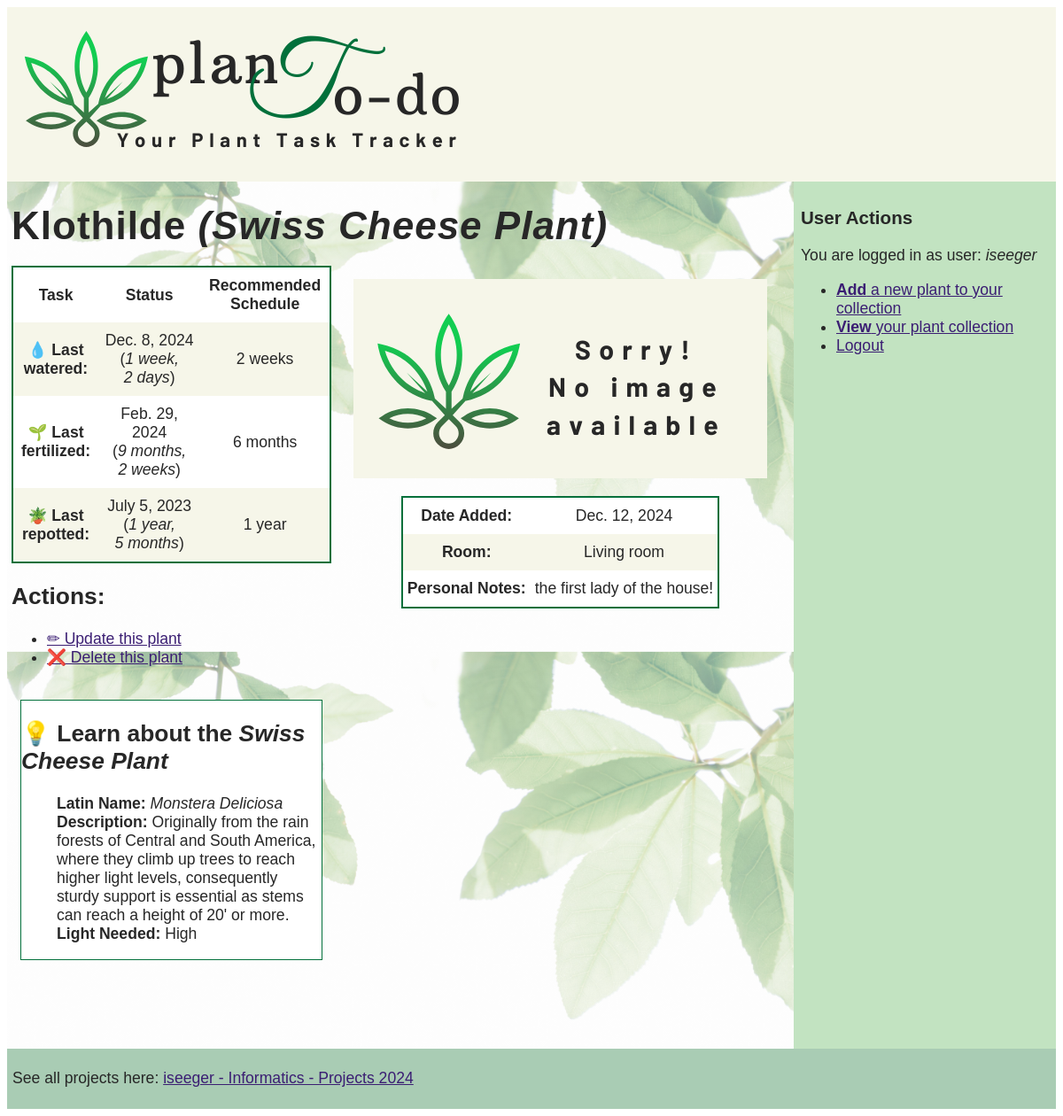
/plants/plant/12/ (signed in), run on the app's committed database.
### plants/models.py (models this page shows, shortened)
class Plant(models.Model):
    ROOM_CHOICES = [
        ("BEDROOM", "Bedroom"),
        ("BATHROOM", "Bathroom"),
        ("LIVINGROOM", "Living room"),
        ("OFFICE", "Office"),
        ("HALLWAY", "Hallway"),
        ]
    SHORT_CADENCE = [
        ("1w", "1 week"),
        ("2w", "2 weeks"),
        ("4w", "4 weeks"),
        ("6w", "6 weeks")
        ]
    LONG_CADENCE = [
        ("1m", "1 month"),
        ("2m", "2 months"),
        ("4m", "4 months"),
        ("6m", "6 months"),
        ("1y", "1 year"),
        ]
    plant_type = models.ForeignKey('Houseplant',
                                     on_delete=models.CASCADE,
                                     blank=True,
                                     null=True)
    nickname=models.CharField(
        max_length=200,
        validators=[MinLengthValidator(
                    3, "Plant name must contain at least 3 characters")])
    description=models.TextField(max_length=500)
    image = models.ImageField(upload_to='plants/', blank=True, null=True)
    room = models.CharField(max_length=15, choices=ROOM_CHOICES)
    water_schedule = models.CharField(max_length=15, choices=SHORT_CADENCE,blank=True)
    fertilize_schedule = models.CharField(max_length=15, choices=LONG_CADENCE,blank=True)
    repot_schedule = models.CharField(max_length=15, choices=LONG_CADENCE, blank=True)
    date_last_watered = models.DateField(blank=True, null=True)
    date_last_fertilized = models.DateField(blank=True, null=True)
    date_last_repotted = models.DateField(blank=True, null=True)
    date_added = models.DateField(default=datetime.now)
    date_last_updated = models.DateField(auto_now=True)

class Houseplant(models.Model):
    latin_name = models.CharField(max_length=50)
    common_name = models.CharField(max_length=50)
    description = models.TextField(max_length=800)
    plant_image_url = models.URLField(blank=True, null=True)
    light_needed = models.CharField(max_length=15)
    def __str__(self):
        return self.common_name

### plants/views.py (the view)
# urls.py: path('plant/<int:pk>/', views.PlantDetailView.as_view(), name='plant_detail'),
class PlantDetailView(LoginRequiredMixin, DetailView):  #class-based view - automatically handles the object retrieval, template rendering, and HTTP response creation
    model= Plant
    template_name = 'plants/plant_detail.html'
    context_object_name = 'plant' #use in template

### plants/templates/plants/plant_detail.html (shortened to what this page needs)
{% extends "plants/master.html" %}
{% load static %}
{% block content %}
<h1>{{ plant.nickname }} <i>({{ plant.plant_type }})</i></h1>
<div class="detail-grid-wrapper">
    <div class="grid-table">
    <table class="detail-table">
      <tr>
        <th><strong>Task</strong></th>
        <td><strong>Status</strong></td>
        <td><strong>Recommended Schedule</strong></td>
      </tr>
      <tr>
        <th><strong>&#128167; Last watered: </strong></th>
        <td>{{ plant.date_last_watered }} (<i>{{ plant.date_last_watered|timesince }}</i>)</td>
        <td>{{plant.get_water_schedule_display}}</td>
      </tr>
      <tr>
        <th><strong>&#127793; Last fertilized: </strong></th>
        <td>{{ plant.date_last_fertilized }} (<i>{{ plant.date_last_fertilized|timesince }}</i>)</td>
        <td>{{plant.get_fertilize_schedule_display}}</td>
      </tr>
       <tr>
        <th><strong>&#129716; Last repotted: </strong></th>
        <td>{{ plant.date_last_repotted }} (<i>{{ plant.date_last_repotted|timesince }}</i>)</td>
        <td>{{plant.get_repot_schedule_display}}</td>
      </tr>
    </table>
     <h2>Actions:</h2>
    <ul>
        <li><a href="{% url 'plants:plant_update' pk=plant.pk %}">&#x270f; Update this plant</a></li>
        <li><a href="{% url 'plants:plant_delete' pk=plant.pk %}">&#10060; Delete this plant</a></li>
    </ul>
    </div>
    <div class="image-details">
    {% if plant.image %}
        <img src="{{ plant.image.url }}" alt="{{ plant.nickname }}">
    {% else %}
        <img src="{% static 'plants/no_image_available.png' %}" alt="No image available">
    {% endif %}
    <table class="detail-table">
         <tr>
            <th><strong>Date Added:</strong></th>
            <td>{{ plant.date_added }}</td>
        </tr>
        <tr>
            <th><strong>Room:</strong> </th>
            <td> {{ plant.get_room_display }} </td>
        </tr>
        <tr>
            <th><strong>Personal Notes:</strong></th>
            <td>{{ plant.description }}</td>
        </tr>
    </table>
    </div>
    <div class="infobox">
        <h2>&#128161; Learn about the <i>{{ plant.plant_type }}</i></h2>
        <ul class="no-bullet-list">
         <li><strong>Latin Name:</strong> <i>{{ plant.plant_type.latin_name }} </i></li>
         <li><strong>Description:</strong> {{ plant.plant_type.description }}</li>
         <li><strong>Light Needed:</strong> {{ plant.plant_type.light_needed }}</li>
        </ul>
    </div>
</div>
{% endblock %}

### plants/templates/plants/master.html (shortened to what this page needs)
{% load static %}
<!DOCTYPE html>
<html lang="en">
  <head>
   <link rel="stylesheet" href="{% static 'plants/plantstyles.css' %}" />
    </head>
    <body>
    <div class="screen" >
    <header class="masthead">
      <a href="https://iseeger.eu.pythonanywhere.com/plants/"
          ><img
            alt="plant to-do list logo"
            src="{% static 'plants/plantodo_logo_crop.png' %}"
        /></a>
    </header>
    <main class="background-image" >
    {% block content %}
    {% endblock %}
    </main>
    <aside class="sidebar">
        <h3>User Actions</h3>
        {% if user.is_authenticated %}
        <p>You are logged in as user: <i>{{ request.user.username }}</i> </p>
         <ul>
             <li><a href="{% url 'plants:plant_create' %}"><strong>Add</strong> a new plant to your collection</a></li>
             <li><a href="{% url 'plants:all' %}"><strong>View</strong> your plant collection</a></li>
             <li><a href="{% url 'logout' %}?next={% url 'plants:open' %}">Logout</a></li>
         </ul>
        {% else %}
        <ul>
            <li>Please Log in</li>
        </ul>
        {% endif %}
    </aside>
      <footer class="pagefooter">
      <p>See all projects here: <a href="https://iseeger.eu.pythonanywhere.com/">iseeger - Informatics - Projects 2024</a> </p>
      </footer>
    </div>
</body>
</html>

### plants/static/plants/plantstyles.css (style rules this page uses)
.masthead { background: #f6f6e9; grid-area: masthead; padding: 5px; }
main { grid-area: main; padding: 5px; padding-bottom: 100px; }
.sidebar { background: #c2e3c1; grid-area: sidebar; padding: 8px; }
.pagefooter { background: #a9ccb4; grid-area: footer; padding: 6px; }
@media only screen and (min-width: 768px) { .screen { display: grid; grid-template-columns: 1fr 1fr 1fr 1fr; grid-template-areas: "masthead masthead masthead masthead" "main main main sidebar" "footer footer footer footer"; } }
.background-image { background: linear-gradient(rgba(255,255,255,.5), rgba(255,255,255,.5)), url('plant_background.jpg'); background-size : 100% auto; }
img { margin: 15px; }
body { font-size:1.1em; font-family:"Lucida Sans", Verdana, sans-serif; color: #272727; }
h1 { text-align:left; letter-spacing:1px; font-size:2.5em; margin:20px 0; }
.detail-table { border-collapse:collapse; width:auto; border-width:1px; border-spacing: 50px 10px; border: 2px solid #02703b; text-align:left; padding: 5px; margin:auto; }
td { text-align:center; padding:10px 5px; }
th { text-align:center; padding:10px 5px; }
tr { text-align:center; padding:10px 5px; }
tbody tr:nth-child(even) { background:#f6f6e9; }
tbody tr:nth-child(odd) { background:#FFFFFF; }
a { color: #3B1E73; }
.infobox { background:white; border: 1px solid #02703b; width:auto; grid-area: infobox; margin-top: 20px; margin-right:10px; margin-left:10px; }
.no-bullet-list { list-style-type: none; }
.detail-grid-wrapper { display: grid; grid-template-columns: 1fr 1fr; grid-template-areas: "detail-table image-details" "infobox ." }
.grid-table { grid-area: detail-table; }
.image-details { grid-area: image-details; text-align:center; margin-right:10px; margin-left:10px; }

### data on the page
Plant: nickname "Klothilde", plant_type "Swiss Cheese Plant", date_last_watered "Dec. 8, 2024", date_last_watered "1 week, 2 days", water_schedule "2 weeks", date_last_fertilized "Feb. 29, 2024", date_last_fertilized "9 months, 2 weeks", fertilize_schedule "6 months", date_last_repotted "July 5, 2023", date_last_repotted "1 year, 5 months", repot_schedule "1 year", date_added "Dec. 12, 2024", room "Living room", description "the first lady of the house!", plant_type.latin_name "Monstera Deliciosa", plant_type.description "Originally from the rain forests of Central and South America, where they climb up trees to reach higher light levels, consequently sturdy support is essential as stems can reach a height of 20' or more.", plant_type.light_needed "High"

### other printed values
{{ request.user.username }} "iseeger"
